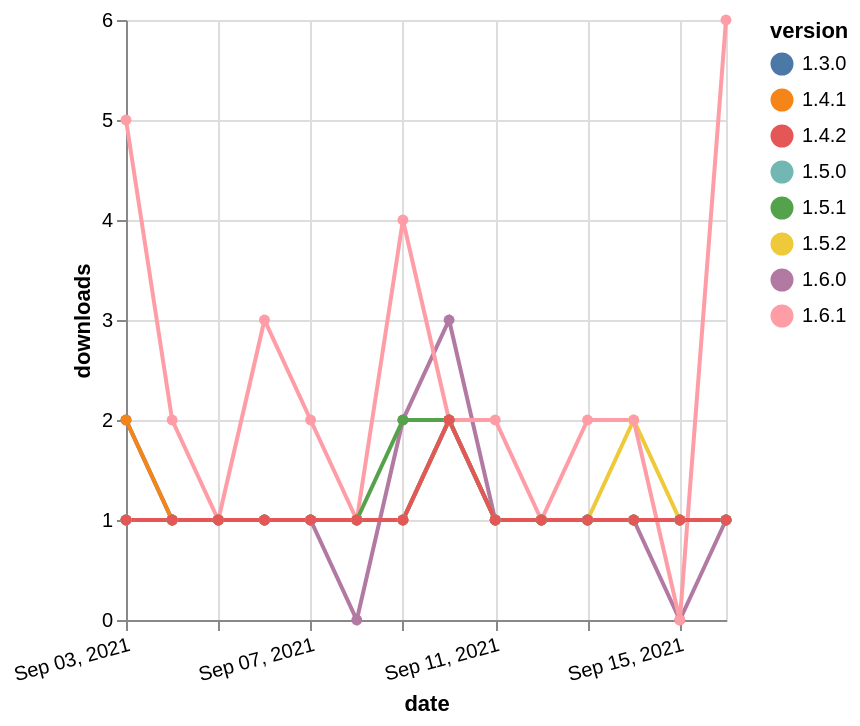

Express this chart as Vega-Lite.
### Vega-Lite specification from a JSON file in a GitHub repository (floating-point values rounded to 4 significant figures)
{"$schema": "https://vega.github.io/schema/vega-lite/v5.json", "description": "A simple bar chart with embedded data.", "data": {"values": [{"date": "2021-09-03", "total": 201, "delta": 1, "version": "1.5.2"}, {"date": "2021-09-04", "total": 202, "delta": 1, "version": "1.5.2"}, {"date": "2021-09-05", "total": 203, "delta": 1, "version": "1.5.2"}, {"date": "2021-09-06", "total": 204, "delta": 1, "version": "1.5.2"}, {"date": "2021-09-07", "total": 205, "delta": 1, "version": "1.5.2"}, {"date": "2021-09-08", "total": 206, "delta": 1, "version": "1.5.2"}, {"date": "2021-09-09", "total": 207, "delta": 1, "version": "1.5.2"}, {"date": "2021-09-10", "total": 209, "delta": 2, "version": "1.5.2"}, {"date": "2021-09-11", "total": 210, "delta": 1, "version": "1.5.2"}, {"date": "2021-09-12", "total": 211, "delta": 1, "version": "1.5.2"}, {"date": "2021-09-13", "total": 212, "delta": 1, "version": "1.5.2"}, {"date": "2021-09-14", "total": 214, "delta": 2, "version": "1.5.2"}, {"date": "2021-09-15", "total": 215, "delta": 1, "version": "1.5.2"}, {"date": "2021-09-16", "total": 216, "delta": 1, "version": "1.5.2"}, {"date": "2021-09-03", "total": 157, "delta": 1, "version": "1.6.0"}, {"date": "2021-09-04", "total": 158, "delta": 1, "version": "1.6.0"}, {"date": "2021-09-05", "total": 159, "delta": 1, "version": "1.6.0"}, {"date": "2021-09-06", "total": 160, "delta": 1, "version": "1.6.0"}, {"date": "2021-09-07", "total": 161, "delta": 1, "version": "1.6.0"}, {"date": "2021-09-08", "total": 161, "delta": 0, "version": "1.6.0"}, {"date": "2021-09-09", "total": 163, "delta": 2, "version": "1.6.0"}, {"date": "2021-09-10", "total": 166, "delta": 3, "version": "1.6.0"}, {"date": "2021-09-11", "total": 167, "delta": 1, "version": "1.6.0"}, {"date": "2021-09-12", "total": 168, "delta": 1, "version": "1.6.0"}, {"date": "2021-09-13", "total": 169, "delta": 1, "version": "1.6.0"}, {"date": "2021-09-14", "total": 170, "delta": 1, "version": "1.6.0"}, {"date": "2021-09-15", "total": 170, "delta": 0, "version": "1.6.0"}, {"date": "2021-09-16", "total": 171, "delta": 1, "version": "1.6.0"}, {"date": "2021-09-03", "total": 234, "delta": 5, "version": "1.6.1"}, {"date": "2021-09-04", "total": 236, "delta": 2, "version": "1.6.1"}, {"date": "2021-09-05", "total": 237, "delta": 1, "version": "1.6.1"}, {"date": "2021-09-06", "total": 240, "delta": 3, "version": "1.6.1"}, {"date": "2021-09-07", "total": 242, "delta": 2, "version": "1.6.1"}, {"date": "2021-09-08", "total": 243, "delta": 1, "version": "1.6.1"}, {"date": "2021-09-09", "total": 247, "delta": 4, "version": "1.6.1"}, {"date": "2021-09-10", "total": 249, "delta": 2, "version": "1.6.1"}, {"date": "2021-09-11", "total": 251, "delta": 2, "version": "1.6.1"}, {"date": "2021-09-12", "total": 252, "delta": 1, "version": "1.6.1"}, {"date": "2021-09-13", "total": 254, "delta": 2, "version": "1.6.1"}, {"date": "2021-09-14", "total": 256, "delta": 2, "version": "1.6.1"}, {"date": "2021-09-15", "total": 256, "delta": 0, "version": "1.6.1"}, {"date": "2021-09-16", "total": 262, "delta": 6, "version": "1.6.1"}, {"date": "2021-09-03", "total": 202, "delta": 1, "version": "1.5.1"}, {"date": "2021-09-04", "total": 203, "delta": 1, "version": "1.5.1"}, {"date": "2021-09-05", "total": 204, "delta": 1, "version": "1.5.1"}, {"date": "2021-09-06", "total": 205, "delta": 1, "version": "1.5.1"}, {"date": "2021-09-07", "total": 206, "delta": 1, "version": "1.5.1"}, {"date": "2021-09-08", "total": 207, "delta": 1, "version": "1.5.1"}, {"date": "2021-09-09", "total": 209, "delta": 2, "version": "1.5.1"}, {"date": "2021-09-10", "total": 211, "delta": 2, "version": "1.5.1"}, {"date": "2021-09-11", "total": 212, "delta": 1, "version": "1.5.1"}, {"date": "2021-09-12", "total": 213, "delta": 1, "version": "1.5.1"}, {"date": "2021-09-13", "total": 214, "delta": 1, "version": "1.5.1"}, {"date": "2021-09-14", "total": 215, "delta": 1, "version": "1.5.1"}, {"date": "2021-09-15", "total": 216, "delta": 1, "version": "1.5.1"}, {"date": "2021-09-16", "total": 217, "delta": 1, "version": "1.5.1"}, {"date": "2021-09-03", "total": 141, "delta": 2, "version": "1.3.0"}, {"date": "2021-09-04", "total": 142, "delta": 1, "version": "1.3.0"}, {"date": "2021-09-05", "total": 143, "delta": 1, "version": "1.3.0"}, {"date": "2021-09-06", "total": 144, "delta": 1, "version": "1.3.0"}, {"date": "2021-09-07", "total": 145, "delta": 1, "version": "1.3.0"}, {"date": "2021-09-08", "total": 146, "delta": 1, "version": "1.3.0"}, {"date": "2021-09-09", "total": 147, "delta": 1, "version": "1.3.0"}, {"date": "2021-09-10", "total": 149, "delta": 2, "version": "1.3.0"}, {"date": "2021-09-11", "total": 150, "delta": 1, "version": "1.3.0"}, {"date": "2021-09-12", "total": 151, "delta": 1, "version": "1.3.0"}, {"date": "2021-09-13", "total": 152, "delta": 1, "version": "1.3.0"}, {"date": "2021-09-14", "total": 153, "delta": 1, "version": "1.3.0"}, {"date": "2021-09-15", "total": 154, "delta": 1, "version": "1.3.0"}, {"date": "2021-09-16", "total": 155, "delta": 1, "version": "1.3.0"}, {"date": "2021-09-03", "total": 136, "delta": 2, "version": "1.4.1"}, {"date": "2021-09-04", "total": 137, "delta": 1, "version": "1.4.1"}, {"date": "2021-09-05", "total": 138, "delta": 1, "version": "1.4.1"}, {"date": "2021-09-06", "total": 139, "delta": 1, "version": "1.4.1"}, {"date": "2021-09-07", "total": 140, "delta": 1, "version": "1.4.1"}, {"date": "2021-09-08", "total": 141, "delta": 1, "version": "1.4.1"}, {"date": "2021-09-09", "total": 142, "delta": 1, "version": "1.4.1"}, {"date": "2021-09-10", "total": 144, "delta": 2, "version": "1.4.1"}, {"date": "2021-09-11", "total": 145, "delta": 1, "version": "1.4.1"}, {"date": "2021-09-12", "total": 146, "delta": 1, "version": "1.4.1"}, {"date": "2021-09-13", "total": 147, "delta": 1, "version": "1.4.1"}, {"date": "2021-09-14", "total": 148, "delta": 1, "version": "1.4.1"}, {"date": "2021-09-15", "total": 149, "delta": 1, "version": "1.4.1"}, {"date": "2021-09-16", "total": 150, "delta": 1, "version": "1.4.1"}, {"date": "2021-09-03", "total": 139, "delta": 1, "version": "1.5.0"}, {"date": "2021-09-04", "total": 140, "delta": 1, "version": "1.5.0"}, {"date": "2021-09-05", "total": 141, "delta": 1, "version": "1.5.0"}, {"date": "2021-09-06", "total": 142, "delta": 1, "version": "1.5.0"}, {"date": "2021-09-07", "total": 143, "delta": 1, "version": "1.5.0"}, {"date": "2021-09-08", "total": 144, "delta": 1, "version": "1.5.0"}, {"date": "2021-09-09", "total": 145, "delta": 1, "version": "1.5.0"}, {"date": "2021-09-10", "total": 147, "delta": 2, "version": "1.5.0"}, {"date": "2021-09-11", "total": 148, "delta": 1, "version": "1.5.0"}, {"date": "2021-09-12", "total": 149, "delta": 1, "version": "1.5.0"}, {"date": "2021-09-13", "total": 150, "delta": 1, "version": "1.5.0"}, {"date": "2021-09-14", "total": 151, "delta": 1, "version": "1.5.0"}, {"date": "2021-09-15", "total": 152, "delta": 1, "version": "1.5.0"}, {"date": "2021-09-16", "total": 153, "delta": 1, "version": "1.5.0"}, {"date": "2021-09-03", "total": 162, "delta": 1, "version": "1.4.2"}, {"date": "2021-09-04", "total": 163, "delta": 1, "version": "1.4.2"}, {"date": "2021-09-05", "total": 164, "delta": 1, "version": "1.4.2"}, {"date": "2021-09-06", "total": 165, "delta": 1, "version": "1.4.2"}, {"date": "2021-09-07", "total": 166, "delta": 1, "version": "1.4.2"}, {"date": "2021-09-08", "total": 167, "delta": 1, "version": "1.4.2"}, {"date": "2021-09-09", "total": 168, "delta": 1, "version": "1.4.2"}, {"date": "2021-09-10", "total": 170, "delta": 2, "version": "1.4.2"}, {"date": "2021-09-11", "total": 171, "delta": 1, "version": "1.4.2"}, {"date": "2021-09-12", "total": 172, "delta": 1, "version": "1.4.2"}, {"date": "2021-09-13", "total": 173, "delta": 1, "version": "1.4.2"}, {"date": "2021-09-14", "total": 174, "delta": 1, "version": "1.4.2"}, {"date": "2021-09-15", "total": 175, "delta": 1, "version": "1.4.2"}, {"date": "2021-09-16", "total": 176, "delta": 1, "version": "1.4.2"}]}, "width": "container", "mark": {"type": "line", "point": {"filled": true}}, "encoding": {"x": {"field": "date", "type": "temporal", "timeUnit": "yearmonthdate", "title": "date", "axis": {"labelAngle": -15}}, "y": {"field": "delta", "type": "quantitative", "title": "downloads"}, "color": {"field": "version", "type": "nominal"}, "tooltip": {"field": "delta"}}}
